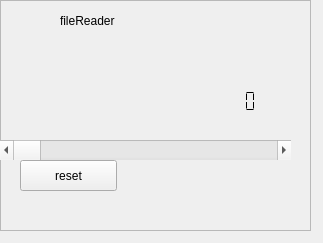
<?xml version="1.0" encoding="UTF-8"?>
<ui version="4.0">
 <class>filereader</class>
 <widget class="QWidget" name="filereader">
  <property name="geometry">
   <rect>
    <x>0</x>
    <y>0</y>
    <width>323</width>
    <height>243</height>
   </rect>
  </property>
  <property name="windowTitle">
   <string>Form</string>
  </property>
  <widget class="QFrame" name="frame">
   <property name="geometry">
    <rect>
     <x>0</x>
     <y>0</y>
     <width>311</width>
     <height>231</height>
    </rect>
   </property>
   <property name="frameShape">
    <enum>QFrame::StyledPanel</enum>
   </property>
   <property name="frameShadow">
    <enum>QFrame::Raised</enum>
   </property>
   <widget class="QLabel" name="label">
    <property name="geometry">
     <rect>
      <x>60</x>
      <y>10</y>
      <width>91</width>
      <height>21</height>
     </rect>
    </property>
    <property name="text">
     <string>fileReader</string>
    </property>
   </widget>
   <widget class="QLabel" name="nameofFile">
    <property name="geometry">
     <rect>
      <x>10</x>
      <y>50</y>
      <width>271</width>
      <height>21</height>
     </rect>
    </property>
    <property name="text">
     <string/>
    </property>
   </widget>
   <widget class="QPushButton" name="resetButton">
    <property name="geometry">
     <rect>
      <x>20</x>
      <y>160</y>
      <width>97</width>
      <height>31</height>
     </rect>
    </property>
    <property name="text">
     <string>reset</string>
    </property>
   </widget>
   <widget class="QScrollBar" name="progressBar">
    <property name="geometry">
     <rect>
      <x>0</x>
      <y>140</y>
      <width>291</width>
      <height>20</height>
     </rect>
    </property>
    <property name="maximum">
     <number>100</number>
    </property>
    <property name="orientation">
     <enum>Qt::Horizontal</enum>
    </property>
   </widget>
   <widget class="QLCDNumber" name="rateDisplay">
    <property name="geometry">
     <rect>
      <x>160</x>
      <y>90</y>
      <width>121</width>
      <height>23</height>
     </rect>
    </property>
    <property name="frameShape">
     <enum>QFrame::NoFrame</enum>
    </property>
    <property name="digitCount">
     <number>7</number>
    </property>
    <property name="segmentStyle">
     <enum>QLCDNumber::Flat</enum>
    </property>
   </widget>
  </widget>
 </widget>
 <resources/>
 <connections/>
</ui>
